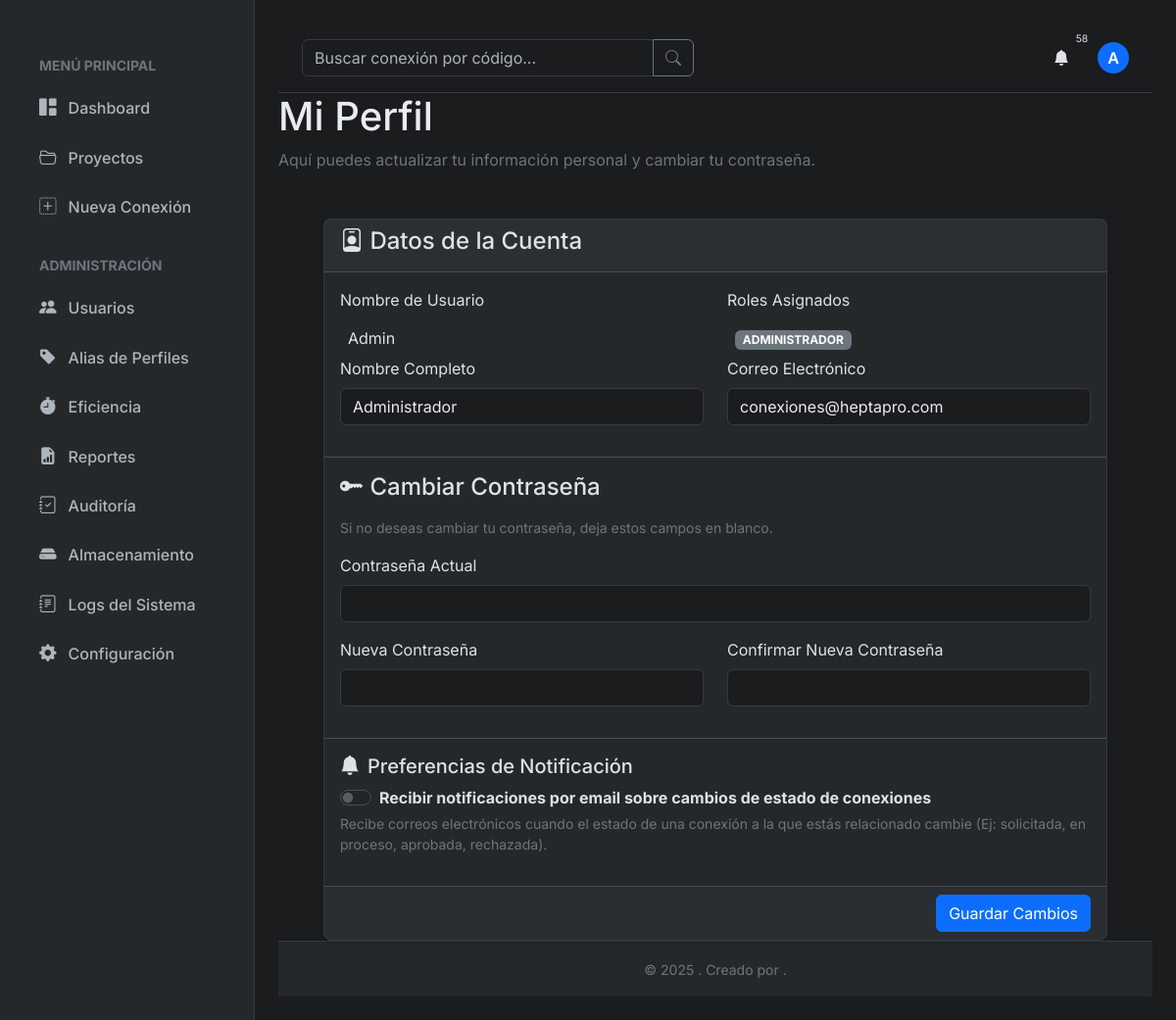
The app's page /auth/perfil (signed in) with its own data.
### tables this page shows
CREATE TABLE usuarios (
  id INTEGER PRIMARY KEY AUTOINCREMENT,      -- Identificador único para cada usuario.
  username TEXT NOT NULL UNIQUE,             -- Nombre de usuario para el login, debe ser único.
  nombre_completo TEXT NOT NULL,             -- Nombre completo del usuario para mostrar en la interfaz.
  email TEXT NOT NULL UNIQUE,                -- Correo electrónico, debe ser único.
  password_hash TEXT NOT NULL,               -- Contraseña hasheada para almacenamiento seguro.
  activo BOOLEAN NOT NULL DEFAULT 1,         -- Indica si la cuenta está activa (1) o desactivada (0).
  fecha_creacion TIMESTAMP NOT NULL DEFAULT CURRENT_TIMESTAMP -- Fecha y hora de creación de la cuenta.
);

CREATE TABLE roles (
  id INTEGER PRIMARY KEY AUTOINCREMENT,      -- Identificador único para cada rol.
  nombre TEXT NOT NULL UNIQUE                -- Nombre del rol (ej: 'ADMINISTRADOR').
);

### routes/auth.py (the view)
@auth_bp.route('/perfil', methods=('GET', 'POST'))
@roles_required('ADMINISTRADOR', 'APROBADOR', 'REALIZADOR', 'SOLICITANTE')
def perfil():
    db = get_db()
    form = ProfileForm()
    if form.validate_on_submit():
        old_data = db.execute('SELECT nombre_completo, email FROM usuarios WHERE id = ?', (g.user['id'],)).fetchone()
        db.execute('UPDATE usuarios SET nombre_completo = ?, email = ? WHERE id = ?',
                   (form.nombre_completo.data, form.email.data, g.user['id']))
        changes = {}
        if form.nombre_completo.data != old_data['nombre_completo']:
            changes['nombre_completo'] = {'old': old_data['nombre_completo'], 'new': form.nombre_completo.data}
        if form.email.data != old_data['email']:
            changes['email'] = {'old': old_data['email'], 'new': form.email.data}
        if form.new_password.data:
            password_hash = generate_password_hash(form.new_password.data)
            db.execute('UPDATE usuarios SET password_hash = ? WHERE id = ?', (password_hash, g.user['id']))
            changes['password'] = 'changed'
        user_prefs = db.execute('SELECT email_notif_estado FROM preferencias_notificaciones WHERE usuario_id = ?', (g.user['id'],)).fetchone()
        initial_email_notif_estado = user_prefs['email_notif_estado'] if user_prefs else True
        db.execute(
            'INSERT OR REPLACE INTO preferencias_notificaciones (usuario_id, email_notif_estado) VALUES (?, ?)',
            (g.user['id'], form.email_notif_estado.data)
        )
        if initial_email_notif_estado != form.email_notif_estado.data:
            changes['email_notif_estado'] = {'old': initial_email_notif_estado, 'new': form.email_notif_estado.data}
        db.commit()
        if changes:
            log_action('ACTUALIZAR_PERFIL', g.user['id'], 'usuarios', g.user['id'],
                       f"Perfil y preferencias actualizados. Cambios: {json.dumps(changes)}")
        current_app.logger.info(f"Usuario '{g.user['username']}' actualizó su perfil y preferencias.")
        flash('Perfil y preferencias actualizados con éxito.', 'success')
        g.user = dict(db.execute('SELECT * FROM usuarios WHERE id = ?', (g.user['id'],)).fetchone())
        return redirect(url_for('auth.perfil'))
    elif request.method == 'GET':
        form.nombre_completo.data = g.user['nombre_completo']
        form.email.data = g.user['email']
        user_prefs = db.execute('SELECT email_notif_estado FROM preferencias_notificaciones WHERE usuario_id = ?', (g.user['id'],)).fetchone()
        form.email_notif_estado.data = user_prefs['email_notif_estado'] if user_prefs else True
    return render_template('perfil.html', titulo="Mi Perfil", form=form)

### templates/perfil.html (shortened to what this page needs)
{% extends "base.html" %}
{% block content %}
<div class="page-header">
    <div>
        <h1>{{ titulo|e }}</h1>
        <p class="text-secondary">Aquí puedes actualizar tu información personal y cambiar tu contraseña.</p>
    </div>
</div>
<div class="card" style="max-width: 800px; margin: 0 auto;">
    <form method="POST" action="{{ url_for('auth.perfil') }}" novalidate>
        <div class="card-header">
            <h4><i class="bi bi-person-badge"></i> Datos de la Cuenta</h4>
        </div>
        <div class="card-body">
            <div class="row">
                <div class="col-md-6">
                    <div class="form-group">
                        <label class="form-label">Nombre de Usuario</label>
                        <p class="form-control-plaintext ps-2">{{ g.user.username|e }}</p>
                    </div>
                </div>
                <div class="col-md-6">
                    <div class="form-group">
                        <label class="form-label">Roles Asignados</label>
                        <p class="form-control-plaintext ps-2">
                            {% for role in session.get('user_roles', []) %}
                                <span class="badge bg-secondary">{{ role|e }}</span>
                            {% endfor %}
                        </p>
                    </div>
                </div>
                <div class="col-md-6">
                    <div class="form-group mb-3">
                        {{ form.nombre_completo.label(class="form-label") }}
                        {{ form.nombre_completo(class="form-control" + (" is-invalid" if form.nombre_completo.errors else ""), autocomplete="name") }}
                    </div>
                </div>
                <div class="col-md-6">
                    <div class="form-group mb-3">
                        {{ form.email.label(class="form-label") }}
                        {{ form.email(class="form-control" + (" is-invalid" if form.email.errors else ""), autocomplete="email") }}
                    </div>
                </div>
            </div>
        </div>
        <div class="card-body border-top">
            <h4 class="mb-3"><i class="bi bi-key-fill"></i> Cambiar Contraseña</h4>
            <p class="text-secondary small mb-3">
                Si no deseas cambiar tu contraseña, deja estos campos en blanco.
            </p>
            <div class="row">
                <div class="col-md-12">
                    <div class="form-group mb-3">
                        {{ form.current_password.label(class="form-label") }}
                        {{ form.current_password(class="form-control" + (" is-invalid" if form.current_password.errors else ""), autocomplete="current-password") }}
                    </div>
                </div>
                <div class="col-md-6">
                    <div class="form-group mb-3">
                        {{ form.new_password.label(class="form-label") }}
                        {{ form.new_password(class="form-control" + (" is-invalid" if form.new_password.errors else ""), autocomplete="new-password") }}
                    </div>
                </div>
                <div class="col-md-6">
                    <div class="form-group mb-3">
                        {{ form.confirm_password.label(class="form-label") }}
                        {{ form.confirm_password(class="form-control" + (" is-invalid" if form.confirm_password.errors else ""), autocomplete="new-password") }}
                    </div>
                </div>
            </div>
        </div>
        <div class="card-body border-top">
            <h5><i class="bi bi-bell-fill me-2"></i>Preferencias de Notificación</h5>
            <div class="form-group mb-3">
                <div class="form-check form-switch">
                    {{ form.email_notif_estado(class="form-check-input", role="switch") }}
                    {{ form.email_notif_estado.label(class="form-check-label fw-bold") }}
                </div>
                <p class="text-secondary small mt-1">Recibe correos electrónicos cuando el estado de una conexión a la que estás relacionado cambie (Ej: solicitada, en proceso, aprobada, rechazada).</p>
            </div>
        </div>
        <div class="card-footer text-end">
            <button type="submit" name="submit" class="btn btn-primary">Guardar Cambios</button>
        </div>
    </form>
</div>
{% endblock %}

### templates/base.html (shortened to what this page needs)
<!DOCTYPE html>
<html lang="es" data-bs-theme="{{ theme }}">
<head>
    <link href="https://cdn.jsdelivr.net/npm/bootstrap-icons@1.11.3/font/bootstrap-icons.min.css" rel="stylesheet">
    <link href="https://cdn.jsdelivr.net/npm/bootstrap@5.3.3/dist/css/bootstrap.min.css" rel="stylesheet">
    <link rel="stylesheet" href="{{ url_for('static', filename='css/style.css') }}">
</head>
<body >
    <div class="app-container">
        <aside class="sidebar" id="sidebar">
            <nav class="sidebar-nav">
                <ul>
                    <li class="text-secondary text-uppercase small fw-bold px-3 mb-2">Menú Principal</li>
                    <li><a href="{{ url_for('main.dashboard') }}" class="{{ 'active' if 'main.dashboard' == request.endpoint }}"><i class="bi bi-grid-1x2-fill"></i> Dashboard</a></li>
                    <li><a href="{{ url_for('proyectos.listar_proyectos') }}" class="{{ 'active' if request.blueprint == 'proyectos' }}"><i class="bi bi-folder2-open"></i> Proyectos</a></li>
                    <li><a href="{{ url_for('main.catalogo') }}" class="{{ 'active' if 'main.catalogo' == request.endpoint or 'conexiones.crear_conexion_form' == request.endpoint }}"><i class="bi bi-plus-square-dotted"></i> Nueva Conexión</a></li>
                </ul>
                {% set user_roles = session.get('user_roles', []) %}
                {% set is_admin = 'ADMINISTRADOR' in user_roles %}
                {% set can_view_general_admin = is_admin or 'APROBADOR' in user_roles or 'REALIZADOR' in user_roles or 'SOLICITANTE' in user_roles %}
                {% if is_admin or can_view_general_admin %}
                <ul class="mt-4">
                    <li class="text-secondary text-uppercase small fw-bold px-3 mb-2">Administración</li>
                    {% if is_admin %}
                    <li><a href="{{ url_for('admin.listar_usuarios') }}" class="{{ 'active' if 'usuario' in request.endpoint or 'permisos' in request.endpoint }}"><i class="bi bi-people-fill"></i> Usuarios</a></li>
                    {% endif %}
                    {% if can_view_general_admin %}
                    <li><a href="{{ url_for('admin.gestionar_alias') }}" class="{{ 'active' if 'alias' in request.endpoint }}"><i class="bi bi-tag-fill"></i> Alias de Perfiles</a></li>
                    {% endif %}
                    {% if is_admin %}
                    <li><a href="{{ url_for('admin.eficiencia') }}" class="{{ 'active' if 'eficiencia' in request.endpoint }}"><i class="bi bi-stopwatch-fill"></i> Eficiencia</a></li>
                    {% endif %}
                    {% if can_view_general_admin %}
                    <li><a href="{{ url_for('admin.listar_reportes') }}" class="{{ 'active' if request.endpoint in ['admin.listar_reportes', 'admin.nuevo_reporte', 'admin.editar_reporte'] }}"><i class="bi bi-file-earmark-bar-graph-fill"></i> Reportes</a></li>
                    {% endif %}
                    {% if is_admin %}
                    <li><a href="{{ url_for('admin.ver_auditoria') }}" class=" {{ 'active' if 'auditoria' in request.endpoint }}"><i class="bi bi-journal-check"></i> Auditoría</a></li>
                    {% endif %}
                    {% if can_view_general_admin %}
                    <li><a href="{{ url_for('admin.storage_management') }}" class="{{ 'active' if 'storage' in request.endpoint }}"><i class="bi bi-hdd-fill"></i> Almacenamiento</a></li>
                    {% endif %}
                    {% if is_admin %}
                    <li><a href="{{ url_for('admin.logs') }}" class="{{ 'active' if 'logs' in request.endpoint }}"><i class="bi bi-journal-text"></i> Logs del Sistema</a></li>
                    <li><a href="{{ url_for('admin.configuracion') }}" class="{{ 'active' if 'configuracion' in request.endpoint }}"><i class="bi bi-gear-fill"></i> Configuración</a></li>
                    {% endif %}
                </ul>
                {% endif %}
            </nav>
        </aside>
        <main class="main-content">
            <header class="main-header">
                <form action="{{ url_for('main.buscar') }}" method="get" class="search-form">
                    <div class="input-group">
                        <input type="search" name="q" class="form-control" placeholder="Buscar conexión por código..." value="{{ request.args.get('q', '') }}">
                        <button class="btn btn-outline-secondary" type="submit" aria-label="Buscar"><i class="bi bi-search"></i></button>
                    </div>
                </form>
                <div class="header-actions">
                    <div class="dropdown">
                        <button class="btn btn-icon" type="button" id="notification-bell" data-bs-toggle="dropdown" aria-expanded="false" aria-label="Notificaciones">
                            <i class="bi bi-bell-fill"></i>
                            {% if g.user and g.notifications|length > 0 %}
                            <span class="notification-badge">{{ g.notifications|length }}</span>
                            {% endif %}
                        </button>
                    </div>
                    <div class="dropdown">
                        <a href="#" class="d-flex align-items-center text-decoration-none" id="dropdownUser" data-bs-toggle="dropdown" aria-expanded="false" aria-label="Menú de usuario">
                            <div class="avatar-placeholder-sm">{{ g.user.nombre_completo[0]|upper if g.user else '?' }}</div>
                        </a>
                    </div>
                </div>
            </header>
            <div class="content-wrapper">
                {% block content %}{% endblock %}
            </div>
            <footer class="main-footer mt-auto py-3 text-center text-secondary">
                <div class="container">
                    <small>&copy; {{ datetime.now().year }} {{ g.nombre_empresa|e }}. Creado por {{ g.creador|e }}.</small>
                </div>
            </footer>
        </main>
    </div>
</body>
</html>

### records on screen
usuarios: user "A", user.username "Admin", nombre_completo "Administrador", email "conexiones@heptapro.com"
roles: nombre "ADMINISTRADOR"

### other values on screen
{{ g.notifications|length }} "58"
{{ titulo|e }} "Mi Perfil"
